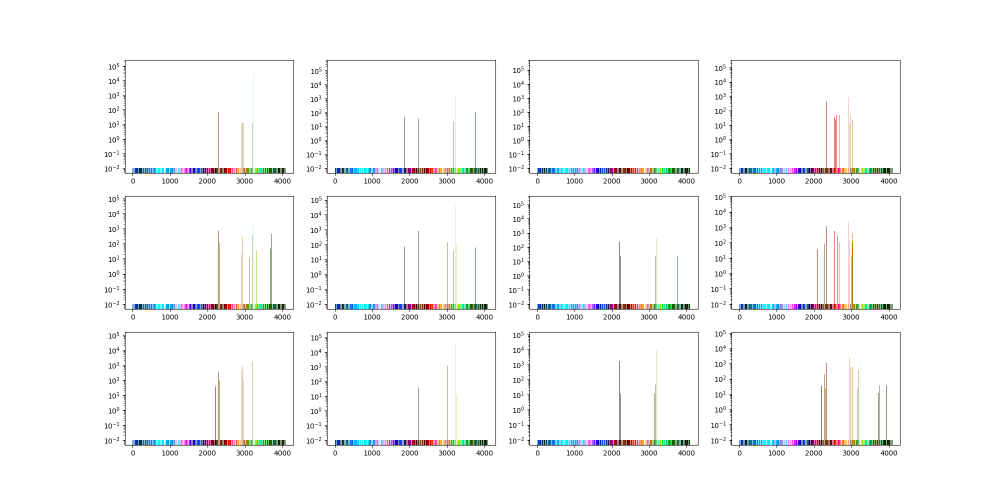
#> input picture histograms.png, 2000 x 1000 px (shown at 1/2 size)
$ python -i palette_kmeans.py   (imports and definitions only)
#> lines starting #> are read from the running program, lines starting #| are printed output that depends on the picture
import json
import cv2
import os

import numpy as np
from sklearn.cluster import KMeans


# [2 lines not run here, left out]


# [15 lines that did not run here, left out]


class KMeanPaletteClassifier:
    """
    Computes a color palette and extracts color names for the given image.
    Pipeline: LAB -> SeedsSuperPixel -> KMEANS Palette -> Color Names mapping
    """
    def __init__(self, k=20):
        self.model = None
        self.model_shape = None
        self.ccl = ColorClassifier()
        self.k = k

    # [50 lines left out: function fit, not called in this run]

>>> import cv2
>>> picture = cv2.imread('../histograms.png', cv2.IMREAD_GRAYSCALE)
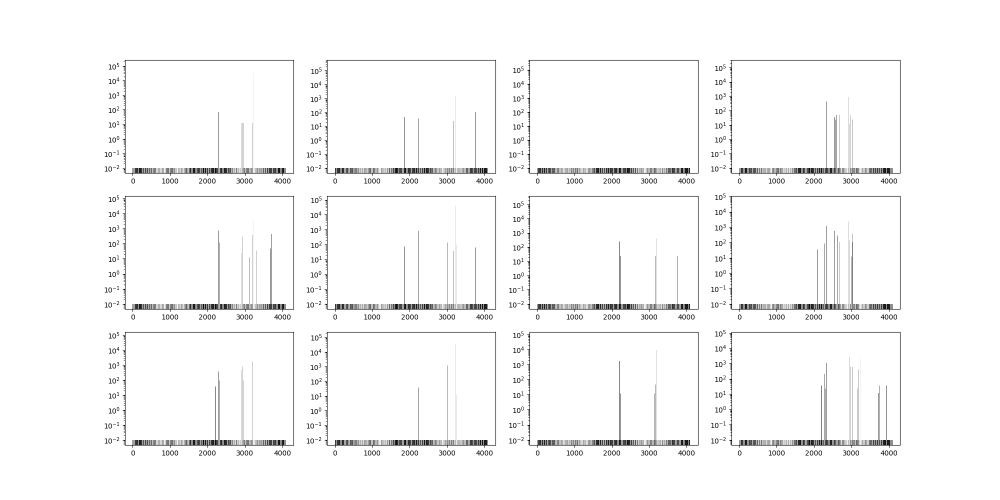
#> picture: shape (1000, 2000) (shown at 1/2 size); min 0, max 255, mean 248.3
>>> result = KMeanPaletteClassifier().fit(picture)
#> (the run stopped early here; a loop or call above may not have finished)
